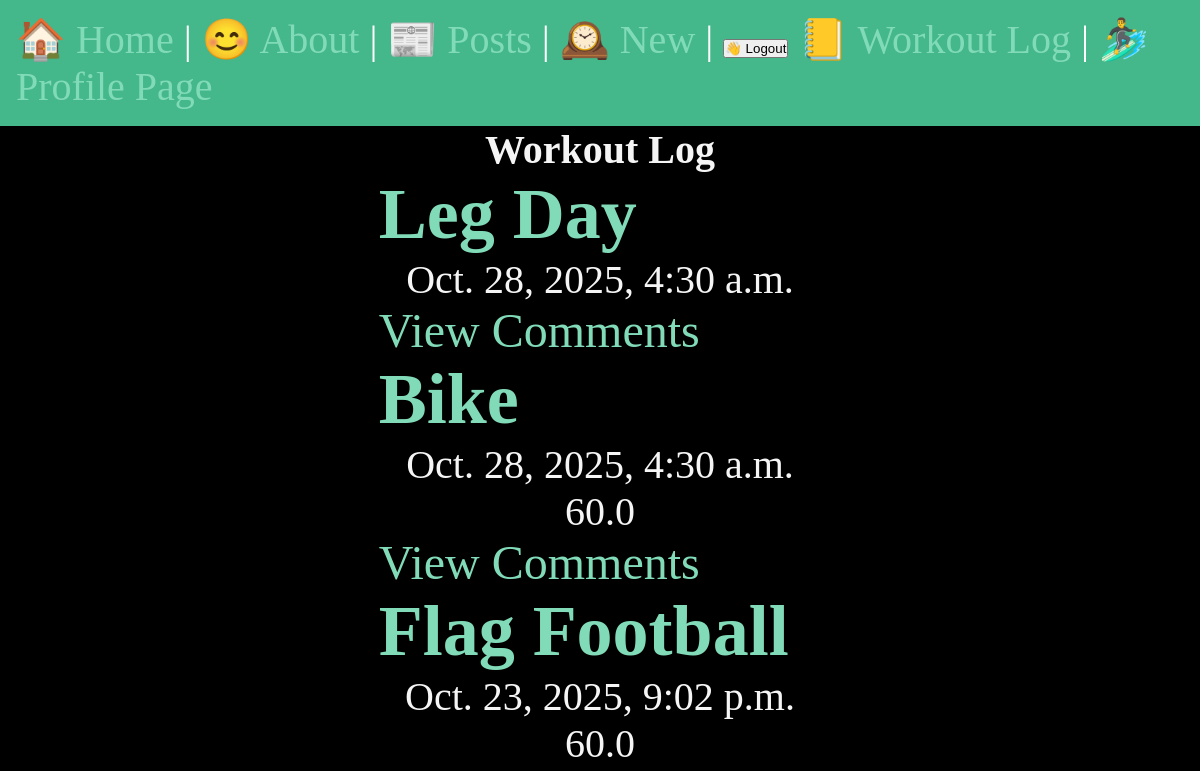
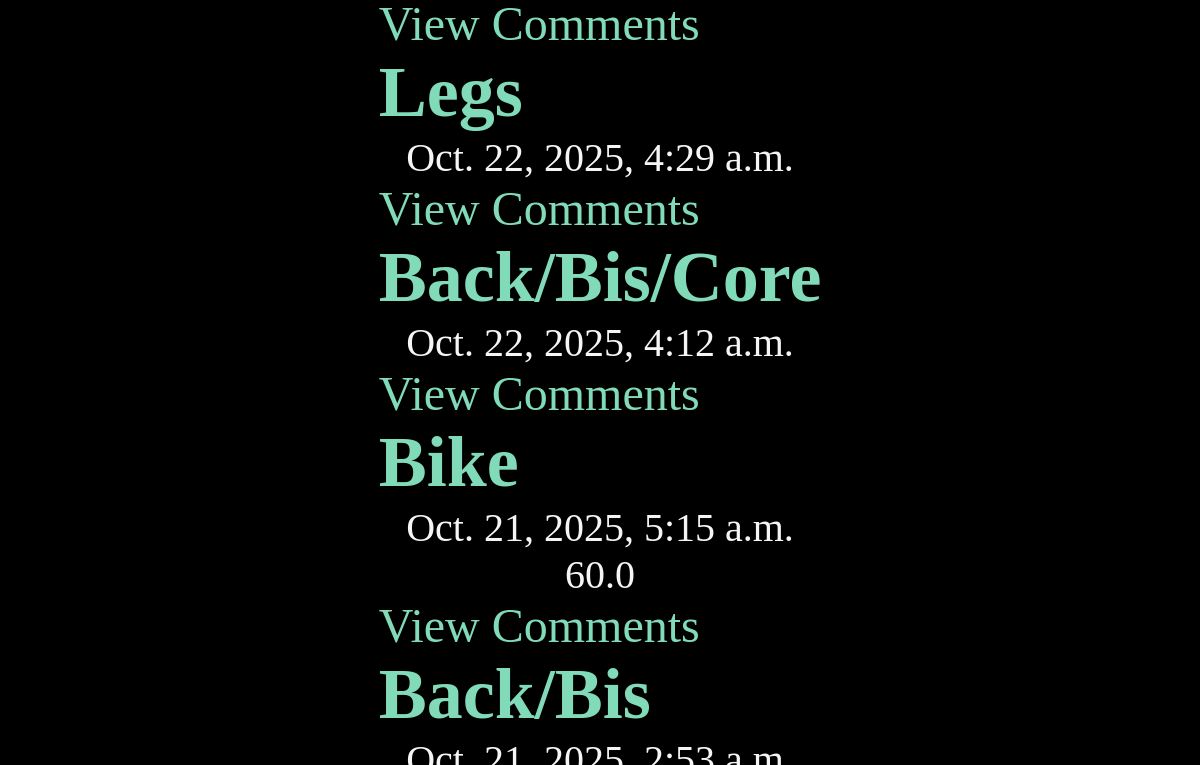
Before: /posts/ (signed in, upper part) with the older database file (2 pictures, top to bottom).
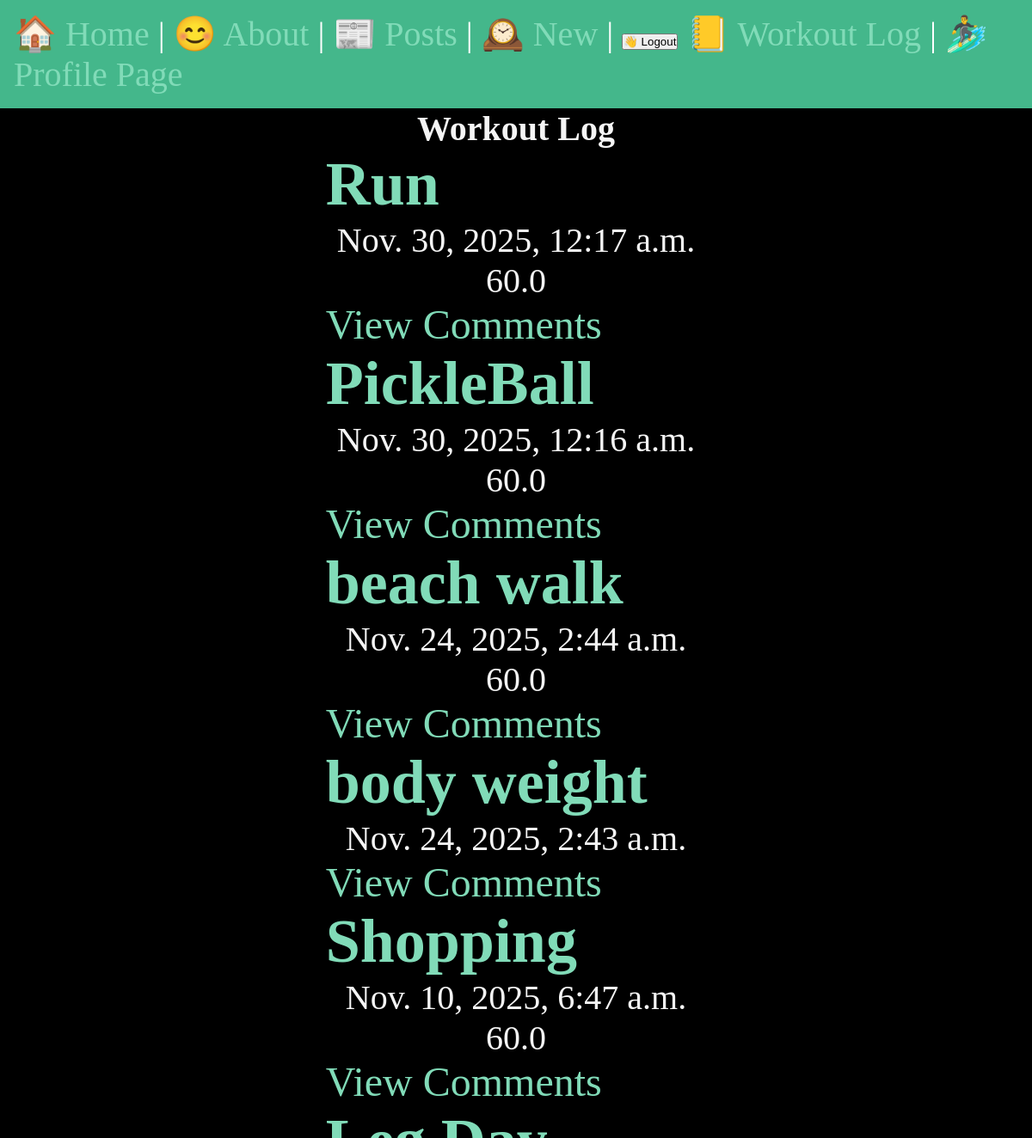
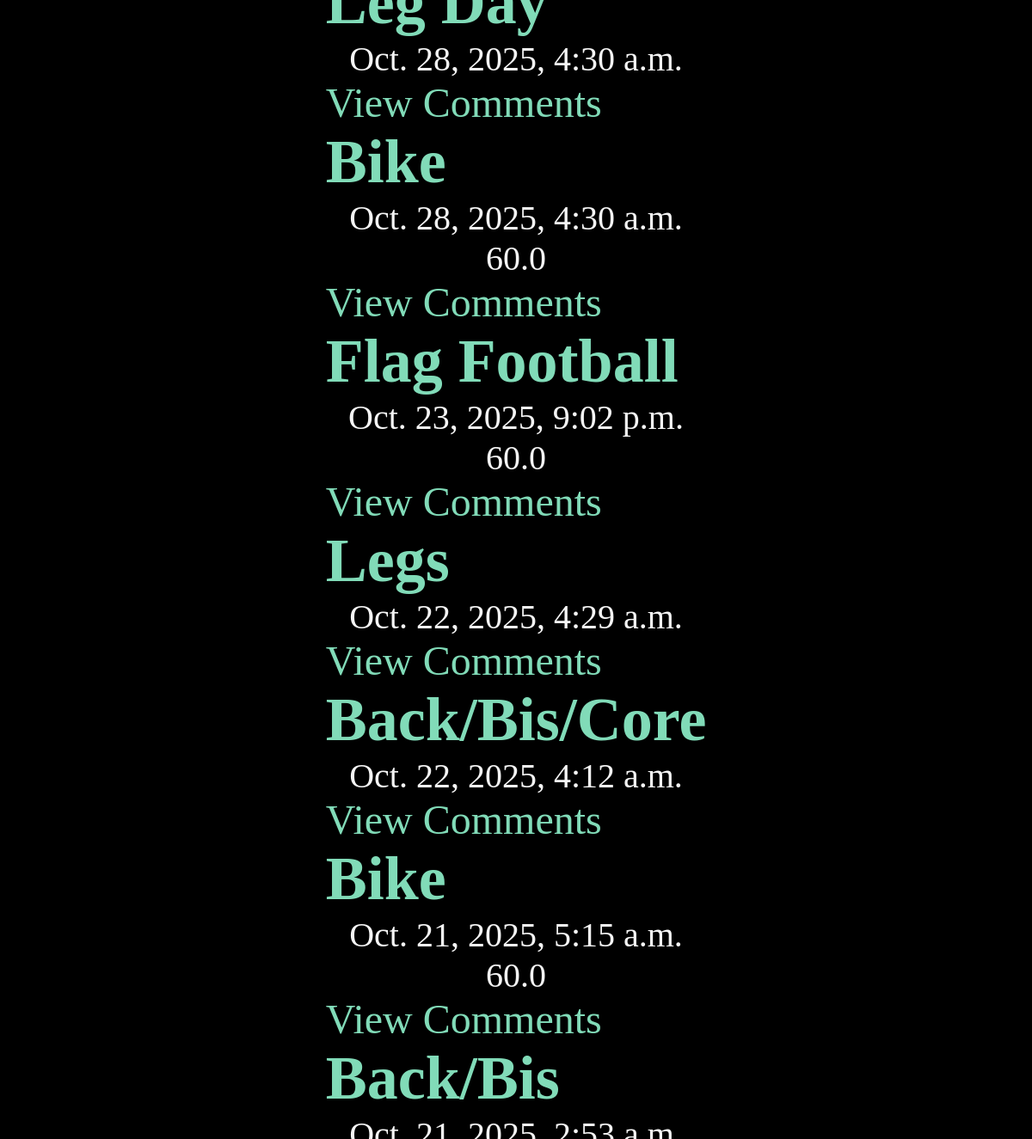
After: the same page with the newer database file (2 pictures, top to bottom).
### fitness/models.py (models this page shows, shortened)
class Workout(models.Model):
    date = models.DateTimeField(auto_now_add = True)
    user = models.ForeignKey(User, on_delete=models.CASCADE)  # owner, CASCADE means workouts are deleted if user is deleted
    class Meta: # Makes Workout an Abstract Base Class
        abstract = True

class Gym(Workout):
    activity = models.CharField(max_length = 75)
    @property
    def workout_type(self):
        return 'gym'

class Cardio(Workout):
    activity = models.CharField(max_length = 75)
    duration = models.FloatField(default = 60)
    @property
    def workout_type(self):
        return 'cardio'

### posts/views.py (the view)
# urls.py: path('', views.workout_log, name = "workout_log"),
@login_required(login_url = "/users/login/")
def workout_log(request):
    user = request.user
    cardio = Cardio.objects.all().order_by('-date')
    gym = Gym.objects.all().order_by('-date')
    workout_list = []
    workout_list.extend(cardio) #extend adds items form query to list, .append would add the entire query
    workout_list.extend(gym)
    workout_list = sorted(workout_list, key=lambda w: w.date, reverse=True)
    return render(request, 'fitness/workout_view.html', {'workouts': workout_list})

### fitness/templates/fitness/workout_view.html (shortened to what this page needs)
{% extends 'layout.html' %}
{% block content %}
    <section>
    <h1>Workout Log</h1>
    {%for workout in workouts%}
        <article class = "post">
            <h2>
                <a href="{% url 'fitness:workout_log'%}">
                {{ workout.activity }}
                </a>
            </h2>
            <p>{{ workout.date }}</p>
            {% if workout.duration %}
                <p>{{ workout.duration }}</p>
            {% endif %}
            <a href="{% url 'fitness:add_comment' workout.workout_type workout.id %}">View Comments</a>
        </article>
        {% empty %}
                <p>No workouts yet — <a href="{% url 'fitness:workout_log' %}"></a>?</p>
    {% endfor%}
    </section>
{% endblock %}

Changed rows visible on the page:
added Cardio: activity "Run", date "Nov. 30, 2025, 12:17 a.m.", duration "60.0"
added Cardio: activity "PickleBall", date "Nov. 30, 2025, 12:16 a.m.", duration "60.0"
added Cardio: activity "beach walk", date "Nov. 24, 2025, 2:44 a.m.", duration "60.0"
added Gym: activity "body weight", date "Nov. 24, 2025, 2:43 a.m."
added Cardio: activity "Shopping", date "Nov. 10, 2025, 6:47 a.m.", duration "60.0"
